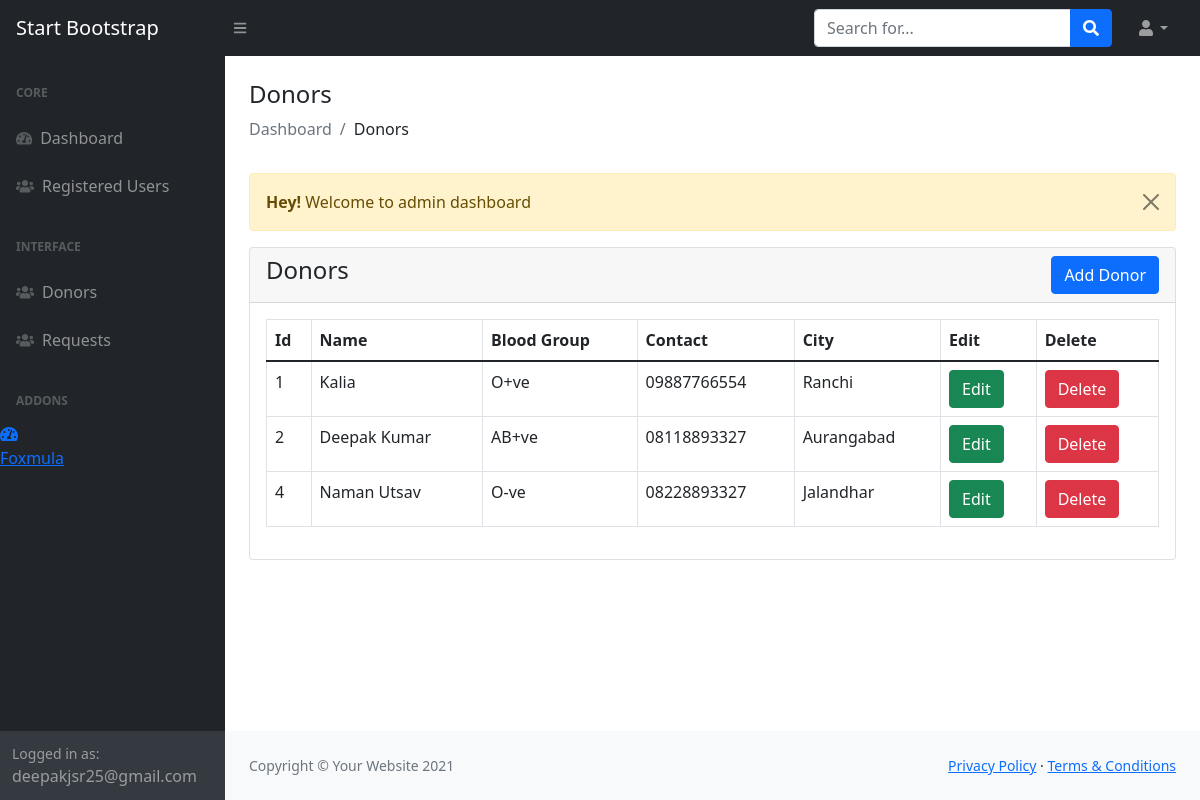
The app's page /admin/view-donors.php (signed in) with its own data.
### tables this page shows
CREATE TABLE `donors` (
  `id` int(20) NOT NULL,
  `name` varchar(255) NOT NULL,
  `blood_group` varchar(255) NOT NULL,
  `contact` varchar(255) NOT NULL,
  `city` varchar(255) NOT NULL
);

### admin/view-donors.php (the view)
<?php
include('authentication.php');
include('includes/header.php');
?>
<div class="container-fluid px-4">
    <h4 class="mt-4">Donors</h4>
    <ol class="breadcrumb mb-4">
        <li class="breadcrumb-item active">Dashboard</li>
        <li class="breadcrumb-item">Donors</li>
    </ol>
    <div class="row">
        <div class="col-md-12">
            <?php include('message.php') ?>
            <div class="card">
                <div class="card-header">
                    <h4>Donors
                        <a href="add-donor.php" class="btn btn-primary float-end">Add Donor</a>
                    </h4>
                </div>
                <div class="card-body">
                    <table class="table table-bordered">
                        <thead>
                            <tr>
                                <th>Id</th>
                                <th>Name</th>
                                <th>Blood Group</th>
                                <th>Contact</th>
                                <th>City</th>
                                <th>Edit</th>
                                <th>Delete</th>
                            </tr>
                        </thead>
                        <tbody>
                            <?php
                            $query = "SELECT * FROM donors";
                            $query_run = mysqli_query($conn, $query);
                            if (mysqli_num_rows($query_run) > 0) {
                                foreach ($query_run as $row) {
                            ?>
                                    <tr>
                                        <td><?= $row['id']; ?></td>
                                        <td><?= $row['name']; ?></td>
                                        <td><?= $row['blood_group']; ?></td>
                                        <td><?= $row['contact']; ?></td>
                                        <td><?= $row['city']; ?></td>
                                        <td><a href="edit-donors.php?id=<?= $row['id']; ?>" class="btn btn-success">Edit</a></td>
                                        <td>
                                            <form action="update-donor.php" method="post">
                                                <button type="submit" name="delete_donor" value="<?= $row['id']; ?>" class="btn btn-danger">Delete</button>
                                            </form>
                                        </td>
                                    </tr>
                                <?php
                                }
                            } else {
                                ?>
                                <td colspan="6">No Record Found</td>
                            <?php
                            }
                            ?>
                        </tbody>
                    </table>
                </div>
            </div>
        </div>
    </div>
    <?php
    include('includes/footer.php');
    include('includes/scripts.php');
    ?>

### records on screen
donors: id "1", name "Kalia", blood_group "O+ve", contact "09887766554", city "Ranchi"
donors: id "2", name "Deepak Kumar", blood_group "AB+ve", contact "08118893327", city "Aurangabad"
donors: id "4", name "Naman Utsav", blood_group "O-ve", contact "08228893327", city "Jalandhar"

### other values on screen
$_SESSION['auth_user']['user_name'] "deepakjsr25@gmail.com"
$_SESSION['message'] "Welcome to admin dashboard"
